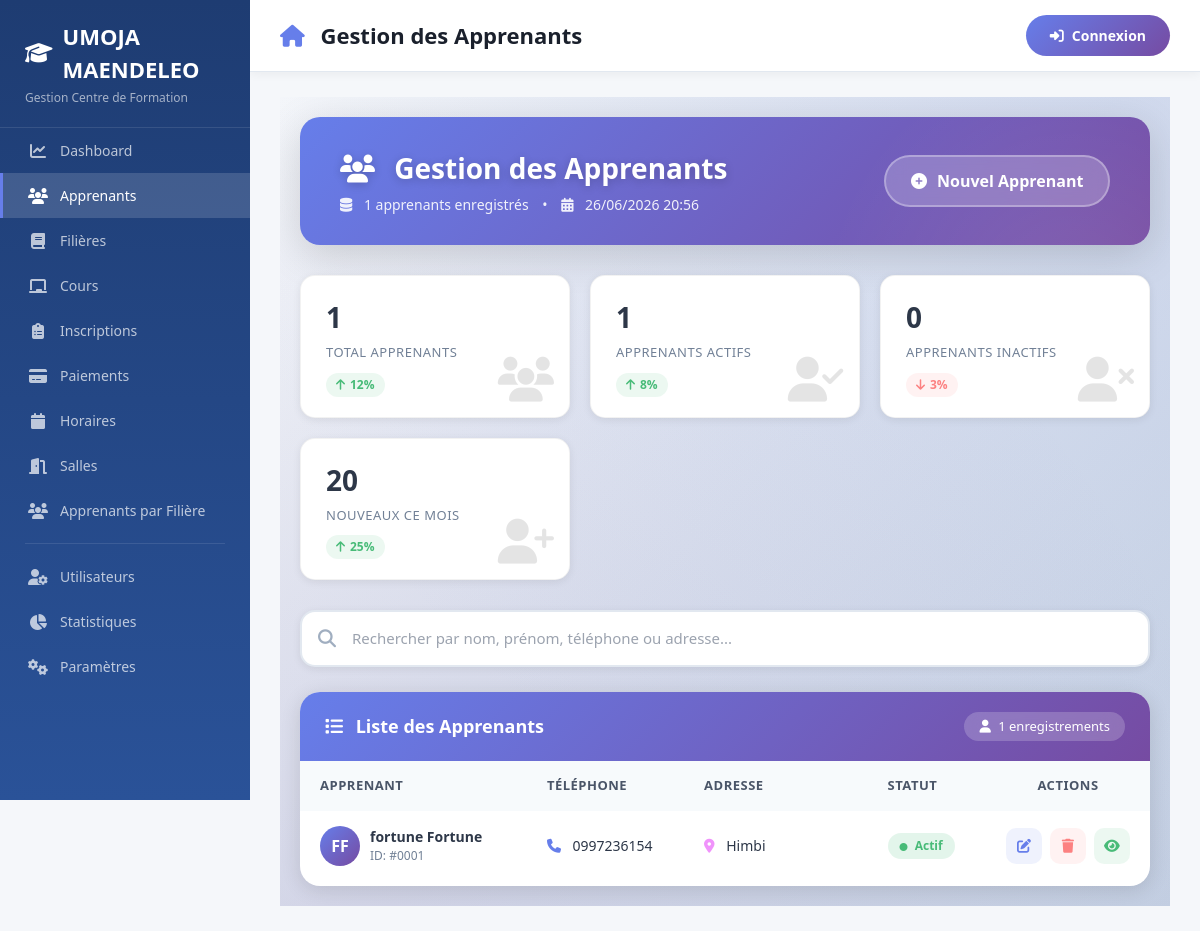
The page /pages/apprenants.php on the database its author committed.
### tables this page shows
CREATE TABLE `apprenant` (
  `id_apprenant` int(11) NOT NULL,
  `nom` varchar(100) NOT NULL,
  `prenom` varchar(100) NOT NULL,
  `telephone` varchar(20) DEFAULT NULL,
  `adresse` varchar(255) DEFAULT NULL
);

### classes/Apprenant.php (called while the page is built, shortened)
<?php
class Apprenant {
    private $conn;
    private $table = 'apprenant';
    public function __construct($db) {
        $this->conn = $db;
    }
    public function getAll($limit = null, $offset = null) {
        try {
            $query = "SELECT * FROM " . $this->table . " ORDER BY nom ASC";
            $stmt = $this->conn->prepare($query);
            $stmt->execute();
            return $stmt->fetchAll(PDO::FETCH_ASSOC);
        } catch (PDOException $e) {
            error_log("Erreur getAll: " . $e->getMessage());
            return [];
        }
    }
}

### pages/apprenants.php (the view, shortened to what this page needs)
<?php
require_once __DIR__ . '/../classes/Apprenant.php';
$database = new Database();
$db = $database->connect();
$apprenant = new Apprenant($db);
$apprenants = $apprenant->getAll();
include __DIR__ . '/../includes/header.php';
?>
<div class="page-wrapper">
    <div class="content-wrapper">
        <div class="page-header">
            <div style="display: flex; justify-content: space-between; align-items: center; flex-wrap: wrap;">
                <div>
                    <h1>
                        <i class="fas fa-users me-3"></i>
                        Gestion des Apprenants
                    </h1>
                    <div class="subtitle">
                        <i class="fas fa-database me-2"></i>
                        <?php echo count($apprenants); ?> apprenants enregistrés
                        <span style="margin: 0 10px;">•</span>
                        <i class="fas fa-calendar-alt me-2"></i>
                        <?php echo date('d/m/Y H:i'); ?>
                    </div>
                </div>
                <div class="header-actions">
                    <button onclick="openModal()" class="btn-add">
                        <i class="fas fa-plus-circle"></i>
                        <span>Nouvel Apprenant</span>
                    </button>
                </div>
            </div>
        </div>
        <?php
        $total = count($apprenants);
        $actifs = count(array_filter($apprenants, function($a) { return ($a['statut'] ?? 'actif') === 'actif'; }));
        $inactifs = $total - $actifs;
        ?>
        <div class="stats-grid">
            <div class="stat-card">
                <i class="fas fa-users stat-icon"></i>
                <div class="stat-number"><?php echo $total; ?></div>
                <div class="stat-label">Total Apprenants</div>
                <span class="stat-change up">
                    <i class="fas fa-arrow-up"></i> 12%
                </span>
            </div>
            <div class="stat-card">
                <i class="fas fa-user-check stat-icon"></i>
                <div class="stat-number"><?php echo $actifs; ?></div>
                <div class="stat-label">Apprenants Actifs</div>
                <span class="stat-change up">
                    <i class="fas fa-arrow-up"></i> 8%
                </span>
            </div>
            <div class="stat-card">
                <i class="fas fa-user-times stat-icon"></i>
                <div class="stat-number"><?php echo $inactifs; ?></div>
                <div class="stat-label">Apprenants Inactifs</div>
                <span class="stat-change down">
                    <i class="fas fa-arrow-down"></i> 3%
                </span>
            </div>
            <div class="stat-card">
                <i class="fas fa-user-plus stat-icon"></i>
                <div class="stat-number"><?php echo rand(5, 20); ?></div>
                <div class="stat-label">Nouveaux ce mois</div>
                <span class="stat-change up">
                    <i class="fas fa-arrow-up"></i> 25%
                </span>
            </div>
        </div>
        <div class="search-wrapper">
            <i class="fas fa-search search-icon"></i>
            <input type="text" id="searchInput" placeholder="Rechercher par nom, prénom, téléphone ou adresse..."
                   onkeyup="filterTable()">
        </div>
        <div class="table-container">
            <div class="table-header">
                <h3>
                    <i class="fas fa-list me-2"></i>
                    Liste des Apprenants
                </h3>
                <span class="badge-count">
                    <i class="fas fa-user me-1"></i>
                    <?php echo $total; ?> enregistrements
                </span>
            </div>
            <div class="table-responsive">
                <table id="apprenantTable">
                    <thead>
                        <tr>
                            <th style="width: 30%;">Apprenant</th>
                            <th style="width: 20%;">Téléphone</th>
                            <th style="width: 25%;">Adresse</th>
                            <th style="width: 15%;">Statut</th>
                            <th style="width: 10%; text-align: center;">Actions</th>
                        </tr>
                    </thead>
                    <tbody id="tableBody">
                        <?php if (empty($apprenants)): ?>
                            <tr>
                                <td colspan="5">
                                    <div class="empty-state">
                                        <i class="fas fa-users-slash"></i>
                                        <h3>Aucun apprenant</h3>
                                        <p>Commencez par ajouter votre premier apprenant</p>
                                    </div>
                                </td>
                            </tr>
                        <?php else: ?>
                            <?php foreach ($apprenants as $index => $app): ?>
                            <tr style="animation-delay: <?php echo $index * 0.05; ?>s">
                                <td>
                                    <div class="user-info">
                                        <div class="user-avatar">
                                            <?php echo strtoupper(substr($app['prenom'] ?? 'A', 0, 1) . substr($app['nom'] ?? '', 0, 1)); ?>
                                        </div>
                                        <div>
                                            <div class="user-name">
                                                <?php echo htmlspecialchars($app['prenom'] . ' ' . $app['nom']); ?>
                                            </div>
                                            <div class="user-detail">
                                                ID: #<?php echo str_pad($app['id_apprenant'], 4, '0', STR_PAD_LEFT); ?>
                                            </div>
                                        </div>
                                    </div>
                                </td>
                                <td>
                                    <i class="fas fa-phone me-2" style="color: #667eea;"></i>
                                    <?php echo htmlspecialchars($app['telephone'] ?? 'Non renseigné'); ?>
                                </td>
                                <td>
                                    <i class="fas fa-map-marker-alt me-2" style="color: #f093fb;"></i>
                                    <?php echo htmlspecialchars($app['adresse'] ?? 'Non renseignée'); ?>
                                </td>
                                <td>
                                    <span class="status-badge <?php echo ($app['statut'] ?? 'actif') === 'actif' ? 'active' : 'inactive'; ?>">
                                        <i class="fas fa-<?php echo ($app['statut'] ?? 'actif') === 'actif' ? 'circle' : 'times-circle'; ?> me-1" style="font-size: 8px;"></i>
                                        <?php echo ucfirst($app['statut'] ?? 'actif'); ?>
                                    </span>
                                </td>
                                <td>
                                    <div class="action-buttons">
                                        <a href="?edit=<?php echo $app['id_apprenant']; ?>" class="action-btn edit" title="Modifier">
                                            <i class="fas fa-edit"></i>
                                        </a>
                                        <a href="?delete=<?php echo $app['id_apprenant']; ?>" class="action-btn delete" title="Supprimer"
                                           onclick="return confirm('Êtes-vous sûr de vouloir supprimer cet apprenant ? Cette action est irréversible.')">
                                            <i class="fas fa-trash"></i>
                                        </a>
                                        <a href="#" class="action-btn view" title="Voir détails" onclick="alert('Détails de l\'apprenant #<?php echo $app['id_apprenant']; ?>')">
                                            <i class="fas fa-eye"></i>
                                        </a>
                                    </div>
                                </td>
                            </tr>
                            <?php endforeach; ?>
                        <?php endif; ?>
                    </tbody>
                </table>
            </div>
        </div>
    </div>
</div>
<?php include __DIR__ . '/../includes/footer.php'; ?>

### includes/header.php (style rules this page uses)
* { margin: 0; padding: 0; box-sizing: border-box; }
body { font-family: 'Segoe UI', Tahoma, Geneva, Verdana, sans-serif; background: #f5f7fa; min-height: 100vh; }

### rows shown on the page
apprenant: prenom+nom "FF", prenom+nom "fortune Fortune", id_apprenant "0001", telephone "0997236154", adresse "Himbi", statut "Actif"

### other values the page prints
$page_title "Gestion des Apprenants"
count($apprenants) "1"
$total "1"
$actifs "1"
$inactifs "0"
